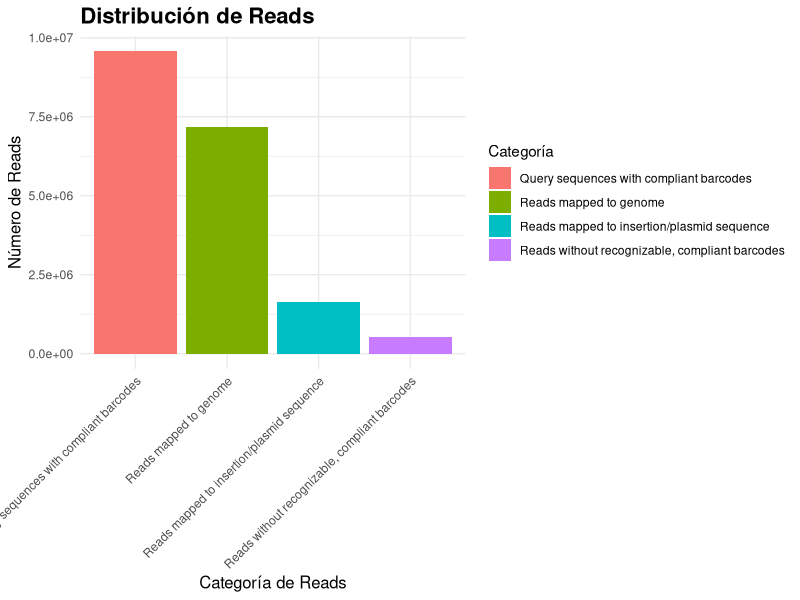
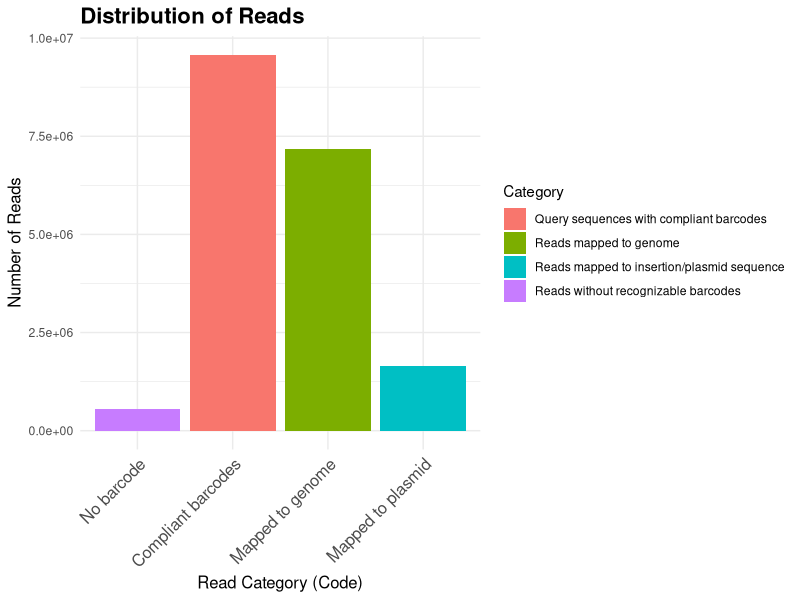

These figures' R source, in order:
# Cargar las librerías necesarias
install.packages("ggplot2")
library(ggplot2)

# Crear el dataframe con los datos
data <- data.frame(
  Category = c("Reads without recognizable, compliant barcodes", 
               "Query sequences with compliant barcodes", 
               "Reads mapped to genome", 
               "Reads mapped to insertion/plasmid sequence"),
  Reads = c(542197, 9570254, 7174709, 1640341)
)  
print(data)
ggplot(data, aes(x = Category, y = Reads, fill = Category)) +
  geom_bar(stat = "identity") +
  theme_minimal() +
  labs(
    title = "Distribución de Reads",
    x = "Categoría de Reads",
    y = "Número de Reads",
    fill = "Categoría"
  ) +
  theme(
    axis.text.x = element_text(angle = 45, hjust = 1),
    axis.title.x = element_text(size = 12),
    axis.title.y = element_text(size = 12),
    plot.title = element_text(size = 16, face = "bold")
  )



library(ggplot2)

# Crear el dataframe con los datos y sus respectivos códigos
data <- data.frame(
  Code = c("R1", "R2", "R3", "R4"),  # Códigos abreviados para cada categoría
  Category = c("Reads without recognizable barcodes", 
               "Query sequences with compliant barcodes", 
               "Reads mapped to genome", 
               "Reads mapped to insertion/plasmid sequence"),
  Reads = c(542197, 9570254, 7174709, 1640341)
)

# Crear la gráfica de barras en inglés con nombres acortados en el eje X
ggplot(data, aes(x = Code, y = Reads, fill = Category)) +
  geom_bar(stat = "identity") +
  theme_minimal() +
  labs(
    title = "Distribution of Reads",
    x = "Read Category (Code)",
    y = "Number of Reads",
    fill = "Category"
  ) +
  scale_x_discrete(labels = c("R1" = "No barcode", 
                              "R2" = "Compliant barcodes", 
                              "R3" = "Mapped to genome", 
                              "R4" = "Mapped to plasmid")) +
  theme(
    axis.text.x = element_text(angle = 45, hjust = 1, size = 12),  # Rotar etiquetas de X 45 grados
    axis.title.x = element_text(size = 12),
    axis.title.y = element_text(size = 12),
    plot.title = element_text(size = 16, face = "bold")
  )
